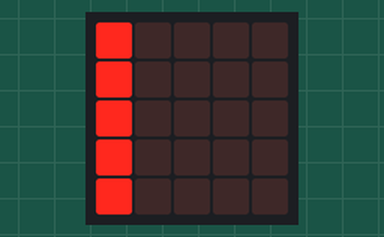
This program was run on a simulated BBC micro:bit (MakeCode). On the bench: the board's 5×5 LED display.

Above: at 0.05 s.
At 0.62 s:
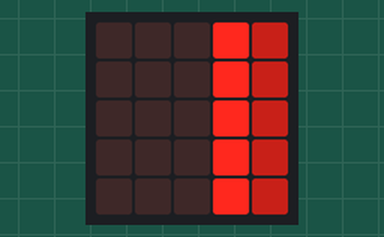
At 1.17 s:
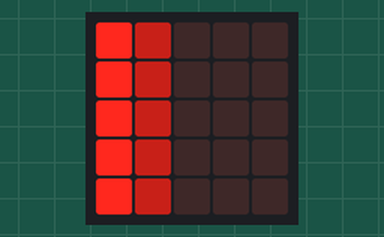
At 1.82 s:
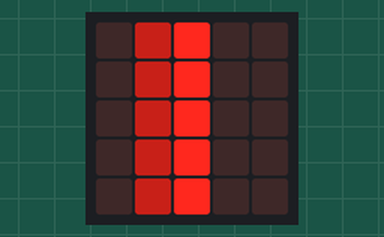

The program:

main.ts
```typescript
let a = 0
let b = 0
let c = 0
let d = 0
let e = 0
basic.forever(function () {
    if (a < 4) {
        led.plot(a, 0)
        led.plot(a, 1)
        led.plot(a, 2)
        led.plot(a, 3)
        led.plot(a, 4)
        a += 1
        basic.pause(100)
        basic.clearScreen()
        led.plot(a, 0)
        led.plot(a, 1)
        led.plot(a, 2)
        led.plot(a, 3)
        led.plot(a, 4)
        led.plotBrightness(a - 1, 0, 100)
        led.plotBrightness(a - 1, 1, 100)
        led.plotBrightness(a - 1, 2, 100)
        led.plotBrightness(a - 1, 3, 100)
        led.plotBrightness(a - 1, 4, 100)
        a += 1
        basic.pause(100)
        basic.clearScreen()
        led.plot(a, 0)
        led.plot(a, 1)
        led.plot(a, 2)
        led.plot(a, 3)
        led.plot(a, 4)
        led.plotBrightness(a - 1, 0, 100)
        led.plotBrightness(a - 1, 1, 100)
        led.plotBrightness(a - 1, 2, 100)
        led.plotBrightness(a - 1, 3, 100)
        led.plotBrightness(a - 1, 4, 100)
        led.plotBrightness(a - 2, 0, 100)
        led.plotBrightness(a - 2, 0, 100)
        led.plotBrightness(a - 2, 0, 100)
        led.plotBrightness(a - 2, 0, 100)
        led.plotBrightness(a - 2, 0, 100)
        basic.clearScreen()
    }
    if (a == 4) {
        basic.clearScreen()
        a = 4
        for (let index = 0; index < 5; index++) {
            led.plot(a, 0)
            led.plot(a, 1)
            led.plot(a, 2)
            led.plot(a, 3)
            led.plot(a, 4)
            a += -1
            basic.pause(100)
            basic.clearScreen()
            led.plot(a, 0)
            led.plot(a, 1)
            led.plot(a, 2)
            led.plot(a, 3)
            led.plot(a, 4)
            led.plotBrightness(a + 1, 0, 100)
            led.plotBrightness(a + 1, 1, 100)
            led.plotBrightness(a + 1, 2, 100)
            led.plotBrightness(a + 1, 3, 100)
            led.plotBrightness(a + 1, 4, 100)
            basic.pause(100)
            basic.clearScreen()
            led.plot(a, 0)
            led.plot(a, 1)
            led.plot(a, 2)
            led.plot(a, 3)
            led.plot(a, 4)
            led.plotBrightness(a + 1, 0, 100)
            led.plotBrightness(a + 1, 1, 100)
            led.plotBrightness(a + 1, 2, 100)
            led.plotBrightness(a + 1, 3, 100)
            led.plotBrightness(a + 1, 4, 100)
            led.plotBrightness(a + 2, 0, 100)
            led.plotBrightness(a + 2, 1, 100)
            led.plotBrightness(a + 2, 2, 100)
            led.plotBrightness(a + 2, 3, 100)
            led.plotBrightness(a + 2, 4, 100)
        }
    }
})
basic.forever(function () {

})
basic.forever(function () {

})
basic.forever(function () {

})
basic.forever(function () {

})
basic.forever(function () {

})
```

test.ts
```typescript
// 在這裡測試；當此封包作為擴充功能時，將不會編譯此內容。
```
